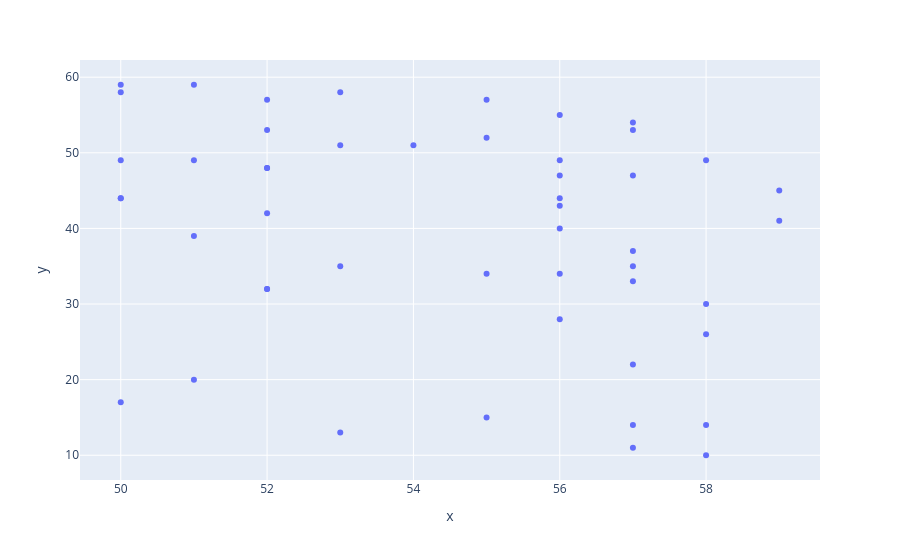

The notebook cell this image was saved under:
### Markdown cell above
3. Write a program to draw a scatter plot for random 500 x and y coordinates and style it

### Code cell
a = np.random.randint(10,60,50)
b = np.random.randint(50,60,50)
px.scatter(x=b,y=a)

### Figure 1 — Plotly figure (JSON) as saved in the notebook; plotly's stock layout.template omitted (floating-point values rounded to 4 significant figures)
{"data": [{"hovertemplate": "x=%{x}<br>y=%{y}<extra></extra>", "legendgroup": "", "marker": {"color": "#636efa", "symbol": "circle"}, "mode": "markers", "name": "", "orientation": "v", "showlegend": false, "type": "scatter", "x": [57, 59, 50, 51, 56, 50, 52, 58, 58, 57, 57, 52, 54, 55, 52, 55, 56, 50, 55, 56, 53, 55, 52, 51, 52, 58, 56, 52, 51, 57, 57, 57, 50, 53, 56, 57, 51, 57, 59, 57, 58, 56, 50, 53, 50, 52, 53, 56, 56, 58], "xaxis": "x", "y": [35, 45, 17, 59, 28, 44, 48, 10, 30, 53, 22, 53, 51, 34, 32, 15, 43, 58, 57, 47, 51, 52, 48, 49, 42, 14, 44, 32, 20, 37, 47, 54, 49, 58, 49, 14, 39, 11, 41, 33, 49, 55, 44, 35, 59, 57, 13, 40, 34, 26], "yaxis": "y"}], "layout": {"legend": {"tracegroupgap": 0}, "margin": {"t": 60}, "xaxis": {"anchor": "y", "domain": [0, 1], "title": {"text": "x"}}, "yaxis": {"anchor": "x", "domain": [0, 1], "title": {"text": "y"}}}}
